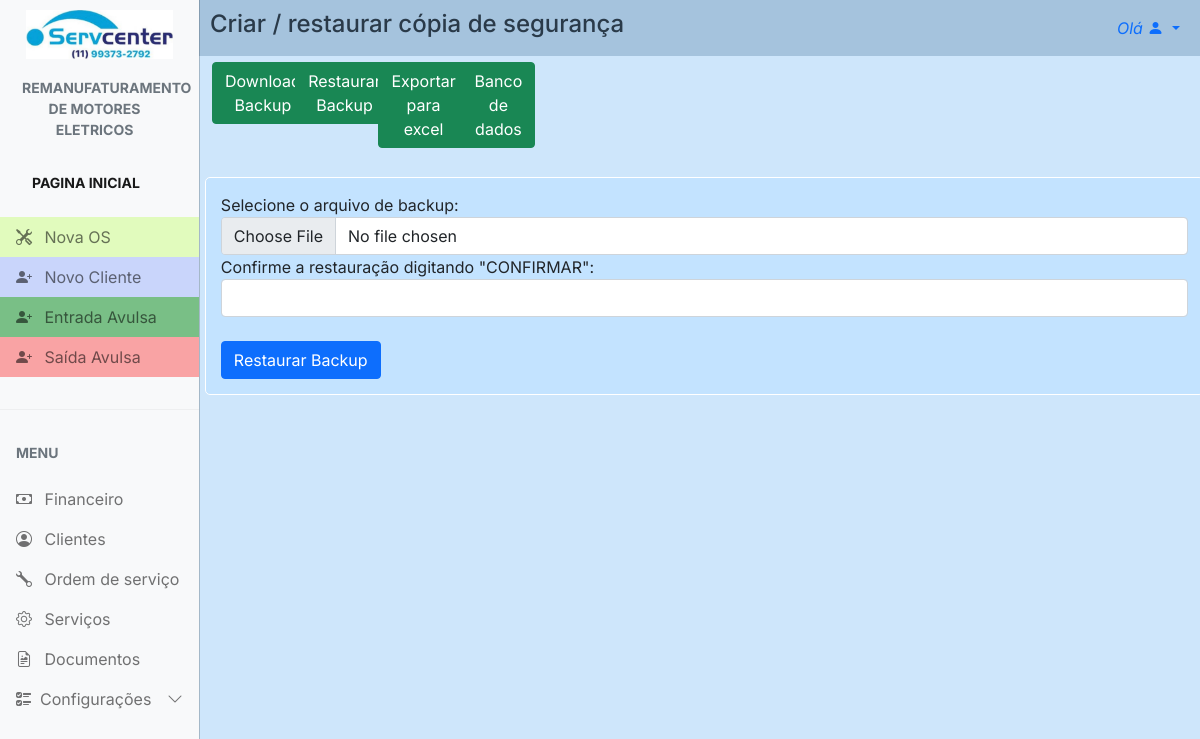
/backup/restore_backup/ (signed in), run on the app's committed database.
### config/models.py (models this page shows, shortened)
class Config(models.Model):
    nome_empresa = models.CharField(max_length=100, blank=True, null=True)
    nome_fantasia = models.CharField(max_length=100, blank=True, null=True)
    responsavel = models.CharField(max_length=100, blank=True, null=True)
    atividade = models.CharField(max_length=100, blank=True, null=True)
    cnpj = models.CharField(max_length=20, blank=True, null=True)
    endereco = models.CharField(max_length=100, blank=True, null=True)
    numero = models.CharField(max_length=10, blank=True, null=True)
    bairro = models.CharField(max_length=50, blank=True, null=True)
    cidade = models.CharField(max_length=50, blank=True, null=True)
    estado = models.CharField(max_length=2, blank=True, null=True)
    cep = models.CharField(max_length=10, blank=True, null=True)
    logo1 = models.ImageField(upload_to='logos', blank=True, null=True)
    logo2 = models.ImageField(upload_to='logos', blank=True, null=True)
    obs = models.TextField(blank=True, null=True)
    data = models.DateField(blank=True, null=True)
    telefone = models.CharField(max_length=20, blank=True, null=True)
    whatsapp = models.CharField(max_length=20, blank=True, null=True)

### backup/views.py (the view)
# urls.py: path('restore_backup/', views.restore_backup, name='restore_backup'),
@user_passes_test(lambda u: u.is_superuser)
def restore_backup(request):
    if request.method == 'POST':
        if 'backup' not in request.FILES:
            messages.add_message(request, constants.ERROR, 'Arquivo de backup não enviado. Por favor, tente novamente.')
            return redirect('backup')
        backup_file = request.FILES['backup']
        backup_path = os.path.join(settings.MEDIA_ROOT, 'backup', 'backup.dump')
        with open(backup_path, 'wb') as f:
            for chunk in backup_file.chunks():
                f.write(chunk)
        connection.close()
        try:
            db_path = settings.DATABASES['default']['NAME']
            if os.path.exists(db_path):
                os.remove(db_path)
            call_command('migrate', interactive=False)
            call_command('dbrestore', input_path=backup_path, interactive=False)
            messages.add_message(request, constants.SUCCESS, 'Backup restaurado e migrações aplicadas com sucesso.')
        except Exception as e:
            messages.add_message(request, constants.ERROR, f'Erro ao restaurar backup: {str(e)}')
            return redirect('backup')
        os.remove(backup_path)
        return redirect('backup')
    else:
        return render(request, 'backup.html')

### config/context_processors.py (called while the page is built)
def conf(request):
    logo = Config.objects.all().first
    return {'logo': logo}

### servcenter/context_processors.py (called while the page is built)
def project_settings(request):
    config = Config.objects.first()
    return {
        'config': config,
    }

### backup/templates/backup.html (shortened to what this page needs)
{% extends "main.html" %}
{% load static %}
{% block 'head' %}
<link rel="stylesheet" href="{% static 'css/main.css' %}" />
<link rel="stylesheet" href="{% static 'clients/css/clients.css' %}" />
{% endblock %}
{% block 'main' %}
<div class="row">
  <div id="cad_cli_tit">
    <a>Criar / restaurar cópia de segurança</a>
  </div>
  <div class="col-sm-1">
    <form method="post" action="{% url 'backup_download' %}">
      <a href="{% url 'backup_download' %}" class="btn btn-success">Download Backup</a>
    </form>
    <br/>
  </div>
  <div class="col-sm-1">
    <form method="post" action="{% url 'restore_backup' %}">
      <a href="{% url 'restore_backup' %}" class="btn btn-success">Restaurar Backup</a>
    </form>
    <br/>
  </div>
  <div class="col-sm-1">
    <form method="post" action="{% url 'backup_download' %}">
      <a href="{% url 'export_to_excel' %}" class="btn btn-success">Exportar para excel</a>
    </form>
    <br/>
  </div>
  <div class="col-sm-1">
    <form method="post" action="{% url 'backup_sqlite' %}">
      <a href="{% url 'backup_sqlite' %}" class="btn btn-success">Banco de dados</a>
    </form>
    <br/>
  </div>
  <div class="col-sm-12 bk_border">
    <form method="post" enctype="multipart/form-data" action="{% url 'restore' %}">
      <div class="form-group">
        <label for="backup_file">Selecione o arquivo de backup:</label>
        <input type="file" class="form-control" id="backup_file" name="backup_file" required>
      </div>
      <div class="form-group">
        <label for="confirm_restore">Confirme a restauração digitando "CONFIRMAR":</label>
        <input type="text" class="form-control" id="confirm_restore" name="confirm_restore" required>
      </div>
      <br/>
      <button type="submit" class="btn btn-primary">Restaurar Backup</button>
    </form>
  </div>
</div>
{% endblock%}

### templates/main.html (shortened to what this page needs)
{% load static %}
<!DOCTYPE html>
<html lang="en">
  <head>
    <link rel="stylesheet" href="{% static 'css/bootstrap.min.css'%}" />
    <link
      rel="stylesheet"
      href="https://cdn.jsdelivr.net/npm/bootstrap-icons@1.4.1/font/bootstrap-icons.css"
    />
    <link rel="stylesheet" href="{% static 'css/dataTables.bootstrap5.min.css' %}" />
    <link rel="stylesheet" href="{% static 'css/main.css' %}" />
    {% block 'head' %}{% endblock %}
  </head>
  <body>
    <div
      class="offcanvas offcanvas-start sidebar-nav bg-light"
      tabindex="-1"
      id="sidebar"
    >
      <div class="offcanvas-body p-0">
        <nav class="navbar-light">
          <ul class="navbar-nav">
            <li>
              <div class="text-muted small fw-bold text-uppercase px-3">
                <a href="{% url 'dashboard' %}">
                  {% if config.logo1 %}
                    <img id="logo" src="{{ config.logo1.url }}" alt="logo" />
                  {% else %}
                    <p>No logo available</p>
                  {% endif %}
                </a>
              </div>
            </li>
            <li id="tit_motores">
              <a href="{% url 'dashboard' %}" class="nav-link px-3 active">
                <div class="text-muted small fw-bold text-uppercase px-3 mb-3">
                  {{config.atividade}}
                </div>
              </a>
            </li>
            <li>
              <div class="text-muted small fw-bold text-uppercase px-3 mb-3">
                <a href="{% url 'dashboard' %}" class="nav-link px-3 active">Pagina Inicial</a>
              </div>
            </li>
            <li>
              <a id="n_os" href="{% url 'new_work_order' %}" class="nav-link px-3">
                <span class="me-2"><i class="bi bi-tools"></i></span>
                <span>Nova OS</span>
              </a>
            </li>
            <li>
              <a id="n_cli" href="{% url 'new_client' %}" class="nav-link px-3">
                <span class="me-2"><i class="bi bi-person-plus-fill"></i></span>
                <span>Novo Cliente</span>
              </a>
            </li>
            <li>
              <a id="in" href="{% url 'new_finance' %}" class="nav-link px-3">
                <span class="me-2"><i class="bi bi-person-plus-fill"></i></span>
                <span>Entrada Avulsa</span>
              </a>
            </li>
            <li>
              <a id="out" href="{% url 'new_finance_out' %}" class="nav-link px-3">
                <span class="me-2"><i class="bi bi-person-plus-fill"></i></span>
                <span>Saída Avulsa</span>
              </a>
            </li>
            <li class="my-4"><hr class="dropdown-divider bg-light" /></li>
            <li>
              <div class="text-muted small fw-bold text-uppercase px-3 mb-3">
                Menu
              </div>
            </li>
            {% if user.is_superuser %}
              <li>
                  <a href="{% url 'finance' %}" class="nav-link px-3">
                      <span class="me-2"><i class="bi bi-cash"></i></span>
                      <span>Financeiro</span>
                  </a>
              </li>
            {% endif %}
            <li>
              <a href="{% url 'clients' %}" class="nav-link px-3">
                <span class="me-2"><i class="bi bi-person-circle"></i></span>
                <span>Clientes</span>
              </a>
            </li>
            <li>
              <a href="{% url 'work_order' %}" class="nav-link px-3">
                <span class="me-2"><i class="bi bi-wrench"></i></span>
                <span>Ordem de serviço</span>
              </a>
            </li>
            <li>
              <a href="{% url 'services' %}" class="nav-link px-3">
                <span class="me-2"><i class="bi bi-gear"></i></span>
                <span>Serviços</span>
              </a>
            </li>
            <li>
              <a href="{% url 'documents' %}" class="nav-link px-3">
                <span class="me-2"><i class="bi bi-file-earmark-richtext"></i></span>
                <span>Documentos</span>
              </a>
            </li>
            <li>
              <a
                class="nav-link px-3 sidebar-link"
                data-bs-toggle="collapse"
                href="#layouts"
              >
                <span class="me-2"><i class="bi bi-ui-checks"></i></span>
                <span>Configurações</span>
                <span class="ms-auto">
                  <span class="right-icon">
                    <i class="bi bi-chevron-down"></i>
                  </span>
                </span>
              </a>
            </li>
          </ul>
        </nav>
      </div>
    </div>
    <nav class="navbar navbar-expand-lg" id="top_nav">
      <div  class="container-fluid">
        <div class="collapse navbar-collapse" id="topNavBar">
          <ul class="navbar-nav">
            <li class="nav-item dropdown">
              <a
                class="nav-link dropdown-toggle ms-2"
                href="#"
                role="button"
                data-bs-toggle="dropdown"
                aria-expanded="false"
              >
                <i>Olá {{request.user.first_name}}</i>
                <i class="bi bi-person-fill"></i>
              </a>
            </li>
          </ul>
        </div>
      </div>
    </nav>
    {% block 'main' %} {% endblock %}
  </body>
</html>

### templates/static/css/main.css (style rules this page uses)
body, button { font-family: "Inter", sans-serif; margin: 0; padding: 0; background: rgba(91, 170, 244, 0.293); }
:root { --offcanvas-width: 200px; --topNavbarHeight: 0px; }
#logo { padding: 10px; max-width: 100%; }
#n_os { background: rgba(172, 255, 47, 0.303); }
#n_cli { background: rgba(47, 95, 255, 0.234); }
#in { background-color: #2a9c3d9c; }
#out { background-color: #fa6c6c9a; }
#tit_motores { text-align: center; margin-left: -10px; }
.sidebar-nav { width: var(--offcanvas-width); }
.sidebar-link { display: flex; align-items: center; }
.sidebar-link .right-icon { display: inline-flex; }
#top_nav { background: rgba(65, 109, 150, 0.293); }
@media (min-width: 992px) { body { overflow: auto !important; } }
@media (min-width: 992px) { .sidebar-nav { -webkit-transform: none; transform: none; visibility: visible !important; height: calc(100% - var(--topNavbarHeight)); top: var(--topNavbarHeight); } }
@media (min-width: 992px) { #cad_cli_tit { margin-top: -50px; } }

### templates/static/clients/css/clients.css (style rules this page uses)
.row { margin-left: 0px; margin-right: 0px; padding: 0; }
#cad_cli_tit { margin-top: 0px; font-size: 2vh; font-weight: 500; margin-left: 10px; }
.bk_border { border: 1px solid #ffffff; border-radius: 5px; padding: 5px; margin: 5px; background-color: rgb(195, 227, 255); }
.bk_border form { padding: 1%; }
@media (min-width: 992px) { .row { margin-left: 200px; margin-right: 1.5px; } }
@media (min-width: 992px) { #cad_cli_tit { margin-top: -50px; font-size: 3vh; font-weight: 500; border: 0; padding: 0; margin-bottom: 20px; } }

### data on the page
Config: logo1 (picture), atividade "REMANUFATURAMENTO DE MOTORES ELETRICOS"
